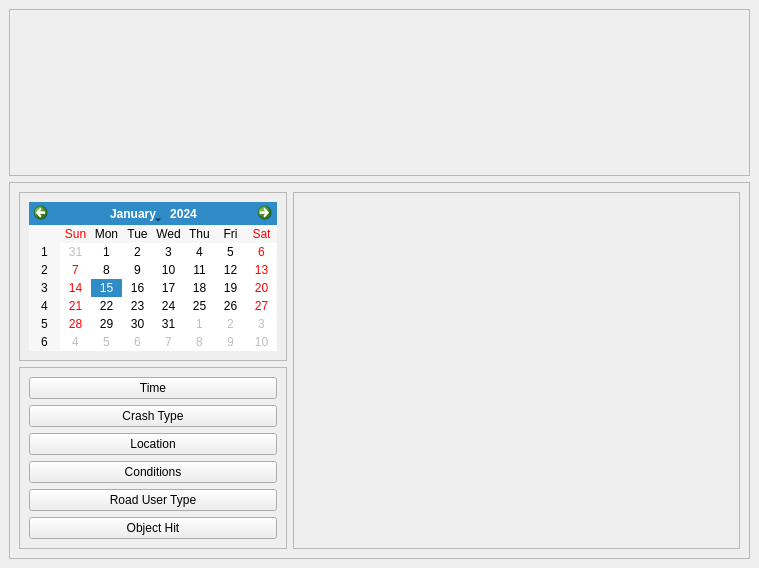
<?xml version="1.0" encoding="UTF-8"?>
<ui version="4.0">
 <class>MainWindow</class>
 <widget class="QMainWindow" name="MainWindow">
  <property name="geometry">
   <rect>
    <x>0</x>
    <y>0</y>
    <width>759</width>
    <height>568</height>
   </rect>
  </property>
  <property name="windowTitle">
   <string>MainWindow</string>
  </property>
  <widget class="QWidget" name="centralwidget">
   <layout class="QVBoxLayout" name="verticalLayout">
    <item>
     <widget class="QFrame" name="frame">
      <property name="sizePolicy">
       <sizepolicy hsizetype="Preferred" vsizetype="Preferred">
        <horstretch>0</horstretch>
        <verstretch>0</verstretch>
       </sizepolicy>
      </property>
      <property name="maximumSize">
       <size>
        <width>16777215</width>
        <height>640</height>
       </size>
      </property>
      <property name="frameShape">
       <enum>QFrame::StyledPanel</enum>
      </property>
      <property name="frameShadow">
       <enum>QFrame::Raised</enum>
      </property>
      <layout class="QVBoxLayout" name="verticalLayout_2">
       <item>
        <widget class="QLabel" name="label">
         <property name="sizePolicy">
          <sizepolicy hsizetype="Preferred" vsizetype="Preferred">
           <horstretch>0</horstretch>
           <verstretch>0</verstretch>
          </sizepolicy>
         </property>
         <property name="minimumSize">
          <size>
           <width>640</width>
           <height>100</height>
          </size>
         </property>
         <property name="maximumSize">
          <size>
           <width>16777215</width>
           <height>640</height>
          </size>
         </property>
         <property name="baseSize">
          <size>
           <width>640</width>
           <height>100</height>
          </size>
         </property>
         <property name="text">
          <string/>
         </property>
         <property name="pixmap">
          <pixmap resource="resources.qrc">:/banner_small/banner(640x100).png</pixmap>
         </property>
         <property name="scaledContents">
          <bool>true</bool>
         </property>
        </widget>
       </item>
      </layout>
     </widget>
    </item>
    <item>
     <widget class="QFrame" name="frame_2">
      <property name="frameShape">
       <enum>QFrame::StyledPanel</enum>
      </property>
      <property name="frameShadow">
       <enum>QFrame::Raised</enum>
      </property>
      <layout class="QGridLayout" name="gridLayout">
       <item row="0" column="0">
        <widget class="QFrame" name="frame_3">
         <property name="frameShape">
          <enum>QFrame::StyledPanel</enum>
         </property>
         <property name="frameShadow">
          <enum>QFrame::Raised</enum>
         </property>
         <layout class="QVBoxLayout" name="verticalLayout_3">
          <item alignment="Qt::AlignLeft|Qt::AlignTop">
           <widget class="QCalendarWidget" name="calendarWidget">
            <property name="locale">
             <locale language="English" country="UnitedStates"/>
            </property>
           </widget>
          </item>
         </layout>
        </widget>
       </item>
       <item row="0" column="1" rowspan="2">
        <widget class="QFrame" name="frame_5">
         <property name="sizePolicy">
          <sizepolicy hsizetype="Expanding" vsizetype="Expanding">
           <horstretch>0</horstretch>
           <verstretch>0</verstretch>
          </sizepolicy>
         </property>
         <property name="frameShape">
          <enum>QFrame::StyledPanel</enum>
         </property>
         <property name="frameShadow">
          <enum>QFrame::Raised</enum>
         </property>
         <layout class="QGridLayout" name="gridLayout_2">
          <item row="0" column="0">
           <layout class="QVBoxLayout" name="verticalLayout_5"/>
          </item>
         </layout>
        </widget>
       </item>
       <item row="1" column="0">
        <widget class="QFrame" name="frame_4">
         <property name="frameShape">
          <enum>QFrame::StyledPanel</enum>
         </property>
         <property name="frameShadow">
          <enum>QFrame::Raised</enum>
         </property>
         <layout class="QVBoxLayout" name="verticalLayout_4">
          <item>
           <widget class="QPushButton" name="time_btn">
            <property name="autoFillBackground">
             <bool>true</bool>
            </property>
            <property name="text">
             <string>Time</string>
            </property>
           </widget>
          </item>
          <item>
           <widget class="QPushButton" name="crash_type_btn">
            <property name="text">
             <string>Crash Type</string>
            </property>
           </widget>
          </item>
          <item>
           <widget class="QPushButton" name="location_btn">
            <property name="text">
             <string>Location</string>
            </property>
           </widget>
          </item>
          <item>
           <widget class="QPushButton" name="conditions_btn">
            <property name="text">
             <string>Conditions</string>
            </property>
           </widget>
          </item>
          <item>
           <widget class="QPushButton" name="road_user_type_btn">
            <property name="text">
             <string>Road User Type</string>
            </property>
           </widget>
          </item>
          <item>
           <widget class="QPushButton" name="obj_hit_btn">
            <property name="text">
             <string>Object Hit</string>
            </property>
           </widget>
          </item>
         </layout>
        </widget>
       </item>
      </layout>
     </widget>
    </item>
   </layout>
  </widget>
 </widget>
 <resources>
  <include location="resources.qrc"/>
 </resources>
 <connections/>
</ui>
